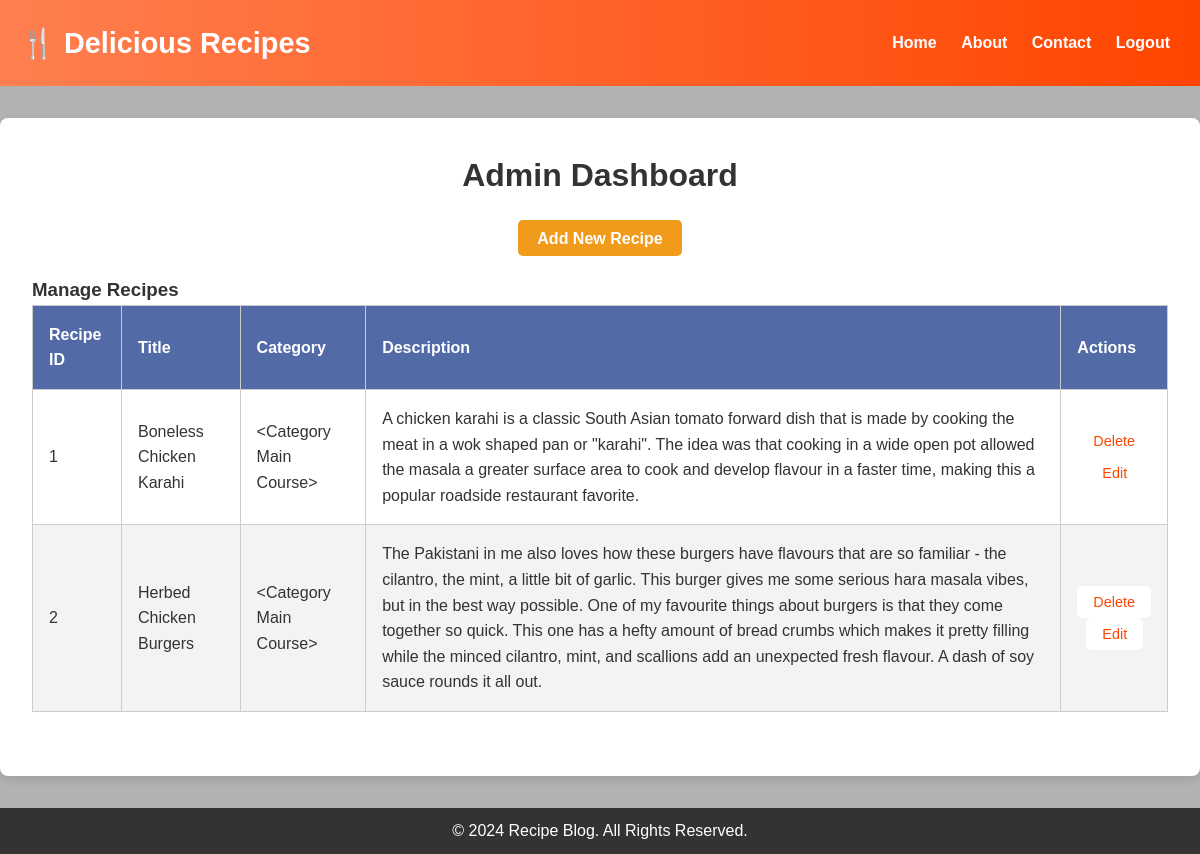
Page /admin (signed in) on the earlier database version.
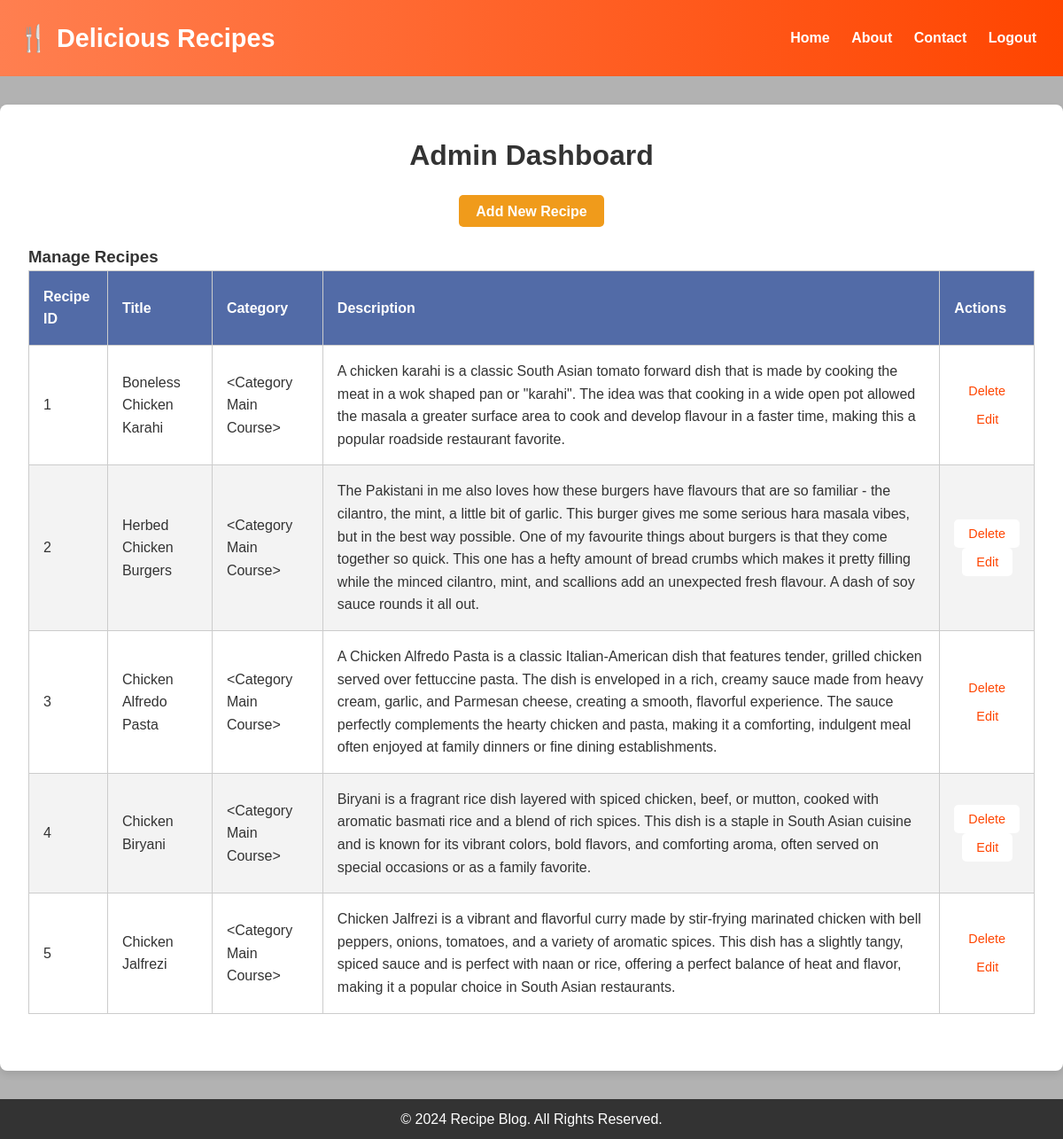
Same page on the later database version.
### model.py (models this page shows, shortened)
class Recipe(db.Model):
    id = db.Column(db.Integer, primary_key=True)
    title = db.Column(db.String(100), nullable=False)
    description = db.Column(db.Text, nullable=False)
    instructions = db.Column(db.Text, nullable=False)
    image = db.Column(db.String(100), nullable=True)
    created_at = db.Column(db.DateTime, default=datetime.utcnow)
    category_id = db.Column(db.Integer, db.ForeignKey('category.id'), nullable=False)
    ingredients = db.relationship('Ingredient', secondary=recipe_ingredient, backref='recipes')
    category = db.relationship('Category', backref=db.backref('recipes', lazy=True))

class Category(db.Model):
    __tablename__ = 'category'
    id = db.Column(db.Integer, primary_key=True)
    name = db.Column(db.String(50), unique=True, nullable=False)
    def __repr__(self):
        return f'<Category {self.name}>'

### app.py (the view, shortened to what this page needs)
@app.route('/admin', methods=['GET', 'POST'])
def admin_dashboard():
    if 'user_id' not in session:
        flash('Please login to access the admin dashboard.', 'warning')
        return redirect(url_for('login'))
    user = user_repository.get_user_by_id(session['user_id'])
    if not user.is_admin:
        flash('Access denied! Admins only.', 'danger')
        return redirect(url_for('home'))
    recipes = recipe_repository.get_all_recipes()
    return render_template('admin_dashboard.html', recipes=recipes)

### app.py (called while the page is built)
@app.before_request
def init_categories():
    if Category.query.count() == 0:  # Only add if the category table is empty
        category1 = Category(name="Appetizer")
        category2 = Category(name="Main Course")
        category3 = Category(name="Dessert")
        category4 = Category(name="Drinks")
        db.session.add_all([category1, category2, category3, category4])
        db.session.commit()
        print("Categories added to the database.")

### repositories.py (called while the page is built)
    def get_all_recipes(self):
        return Recipe.query.all()

    def get_user_by_id(self, user_id):
        return User.query.get(user_id)

### templates/admin_dashboard.html (shortened to what this page needs)
<!DOCTYPE html>
<html lang="en">
<head>
    <link rel="stylesheet" href="{{ url_for('static', filename='css/admin_dashboard.css') }}">
</head>
<body>
<header>
    <div class="container">
        <h1>🍴 Delicious Recipes</h1>
        <nav>
            <a href="{{ url_for('home') }}">Home</a>
            <a href="{{ url_for('about') }}">About</a>
            <a href="{{ url_for('contact') }}">Contact</a>
            <a href="{{ url_for('logout') }}">Logout</a>
        </nav>
    </div>
</header>
<main class="dashboard-container">
    <h2>Admin Dashboard</h2>
    <section class="admin-actions">
        <a href="{{ url_for('add_recipe') }}" class="btn">Add New Recipe</a>
    </section>
    <section class="manage-recipes">
        <h3>Manage Recipes</h3>
        <table>
            <thead>
                <tr>
                    <th>Recipe ID</th>
                    <th>Title</th>
                    <th>Category</th>
                    <th>Description</th>
                    <th>Actions</th>
                </tr>
            </thead>
            <tbody>
                {% for recipe in recipes %}
                <tr>
                    <td>{{ recipe.id }}</td>
                    <td>{{ recipe.title }}</td>
                    <td>{{ recipe.category }}</td>
                    <td>{{ recipe.description }}</td>
                    <td>
                        <form method="POST" action="{{ url_for('admin_dashboard') }}">
                            <button type="submit" name="action" value="delete" class="btn-delete">Delete</button>
                            <button type="submit" name="action" value="edit" class="btn-edit">Edit</button>
                        </form>
                    </td>
                </tr>
                {% endfor %}
            </tbody>
        </table>
    </section>
</main>
<footer>
    <div class="container">
        <p>&copy; 2024 Recipe Blog. All Rights Reserved.</p>
    </div>
</footer>
</body>
</html>

Differences in the rows shown:
added Recipe: id "3", title "Chicken Alfredo Pasta", category "<Category Main Course>", description "A Chicken Alfredo Pasta is a classic Italian-American dish that features tender, grilled chicken served over fettuccine pasta. The dish is enveloped in a rich, creamy sauce made from heavy cream, garlic, and Parmesan cheese, creating a smooth, flavorful experience. The sauce perfectly complements the hearty chicken and pasta, making it a comforting, indulgent meal often enjoyed at family dinners or fine dining establishments."
added Recipe: id "4", title "Chicken Biryani", category "<Category Main Course>", description "Biryani is a fragrant rice dish layered with spiced chicken, beef, or mutton, cooked with aromatic basmati rice and a blend of rich spices. This dish is a staple in South Asian cuisine and is known for its vibrant colors, bold flavors, and comforting aroma, often served on special occasions or as a family favorite."
added Recipe: id "5", title "Chicken Jalfrezi", category "<Category Main Course>", description "Chicken Jalfrezi is a vibrant and flavorful curry made by stir-frying marinated chicken with bell peppers, onions, tomatoes, and a variety of aromatic spices. This dish has a slightly tangy, spiced sauce and is perfect with naan or rice, offering a perfect balance of heat and flavor, making it a popular choice in South Asian restaurants."
